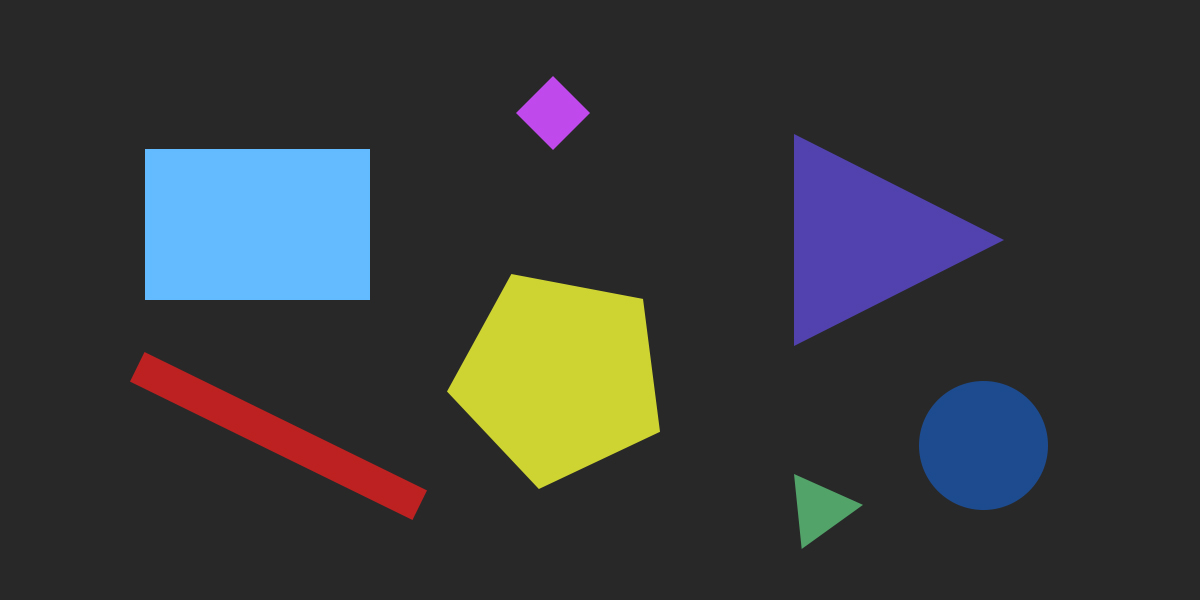
#> input picture cv-basics/contours.jpg, 1200 x 600 px
$ python contours_detection.py
#> lines starting #> are read from the running program, lines starting #| are printed output that depends on the picture; after the words box and inside, x2 and y2 are one past the last pixel; in counts of white or black regions, pixels touching at a corner belong together
import cv2
import imutils
def detectShape(contour):
    shape = 'unknown'
    peri = cv2.arcLength(contour, True)
    approx = cv2.approxPolyDP(contour, 0.04*peri, True)

    if len(approx) == 3:
        shape = 'triangle'

    elif len(approx) == 4:
        (x,y,w,h) = cv2.boundingRect(approx)
        ar = w / float(h)
        shape = 'square' if ar >= 0.95 and ar <= 1.05 else 'rectangle'

    elif len(approx) == 5:
        shape = 'pentagon'

    else:
        shape = 'circle'

    return shape

if __name__ == '__main__':
    image = cv2.imread('contours.jpg')
#> image is the input picture: shape (600, 1200, 3); mean B, G, R 57.5, 56.2, 53.9
    gray = cv2.cvtColor(image, cv2.COLOR_BGR2GRAY)
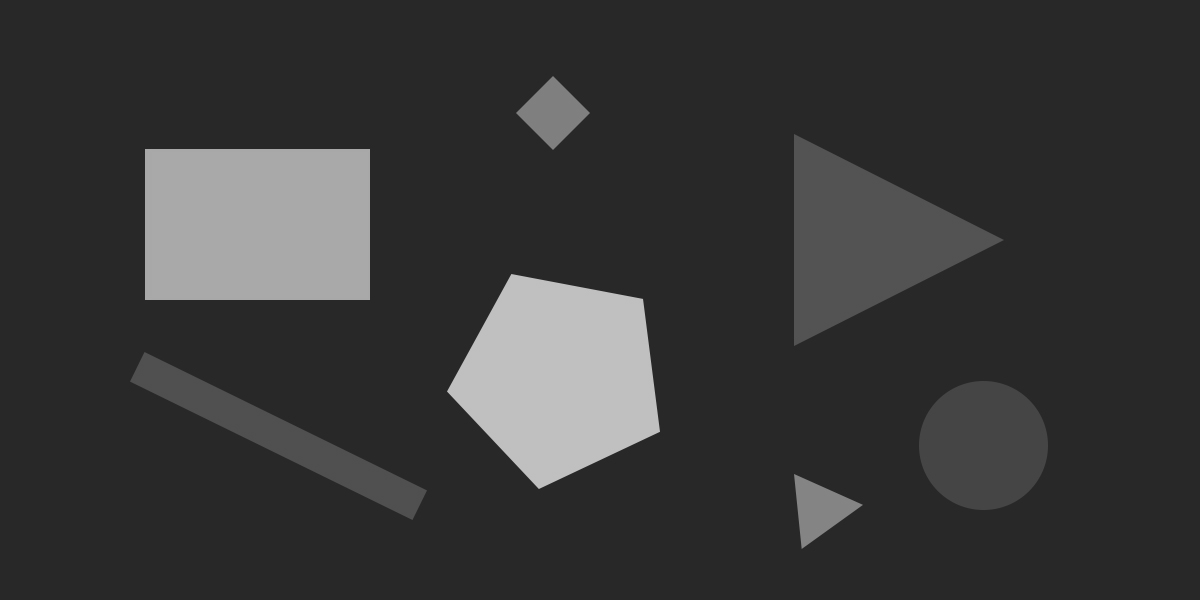
#> gray: shape (600, 1200); min 38, max 194, mean 55.7
    thresh = cv2.threshold(gray, 60,255, cv2.THRESH_BINARY)[1]
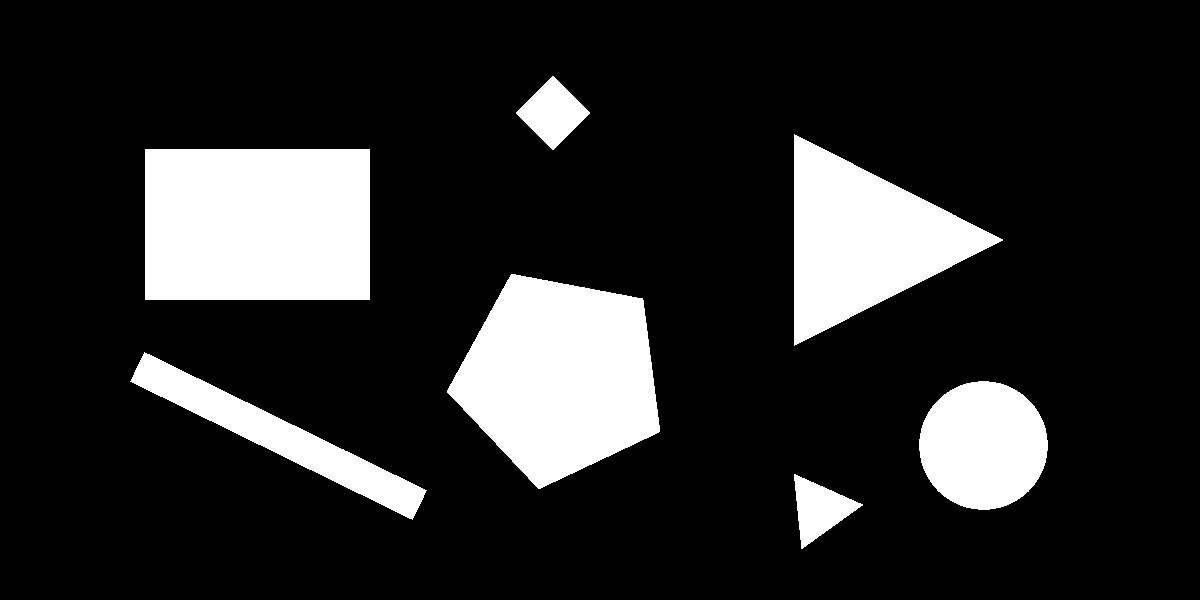
#> thresh: shape (600, 1200); 16.1% white; 7 white regions
    contours = cv2.findContours(thresh, cv2.RETR_EXTERNAL, cv2.CHAIN_APPROX_SIMPLE)
#> contours = 7 contours; box (x1, y1, x2, y2) and area: (145, 149, 370, 300) 33600, (447, 274, 660, 489) 30814, (794, 134, 1003, 346) 21952, (919, 381, 1048, 510) 12804, (130, 352, 427, 520) 10047, (516, 76, 590, 150) 2737, (794, 474, 863, 549) 2425
    contours = imutils.grab_contours(contours)

    for contour in contours:
        M = cv2.moments(contour)
        print(contour)
        cX = int((M["m10"] / M["m00"]))
        cY = int((M["m01"] / M["m00"]))
        shape = detectShape(contour)
        cv2.drawContours(image, [contour], -1, (0,255,0),10)
        cv2.putText(image, shape, (cX,cY), cv2.FONT_HERSHEY_SIMPLEX, 1, (0,0,255),2 )

        cv2.imshow('image', image)
        cv2.waitKey(0)
#> this loop made 7 passes
#> (cX, cY, shape, peri in detectShape, approx in detectShape, x in detectShape, y in detectShape, w in detectShape) on passes 3, 5, 7: (278, 435, 'rectangle', 747.9, [[144, 352], [130, 381], [412, 519], [426, 490]], 130, 352, 297), (257, 224, 'rectangle', 748, [[145, 149], [145, 299], [369, 299], [369, 149]], 145, 149, 225), (552, 112, 'square', 207.6, [[552, 76], [516, 113], [553, 149], [589, 112]], 516, 76, 74)
#> (cX, cY, shape, peri in detectShape, approx in detectShape) on passes 1, 6: (819, 508, 'triangle', 237.1, [[794, 474], [801, 548], [862, 505]]), (863, 239, 'triangle', 715, [[794, 134], [794, 345], [1002, 240]])
#> (printed output is left out)
#> pass 1, `cv2.imshow('image', image)`:
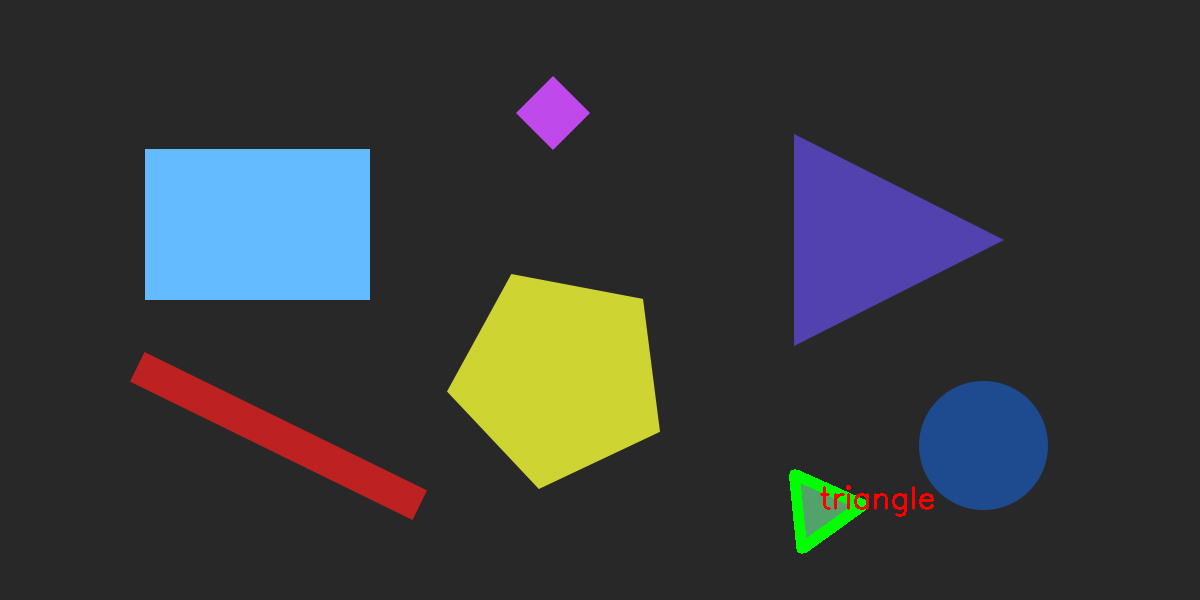
#> window 'image': shape (600, 1200, 3); mean B, G, R 57.2, 56.6, 54
#> pass 2, `cv2.imshow('image', image)`:
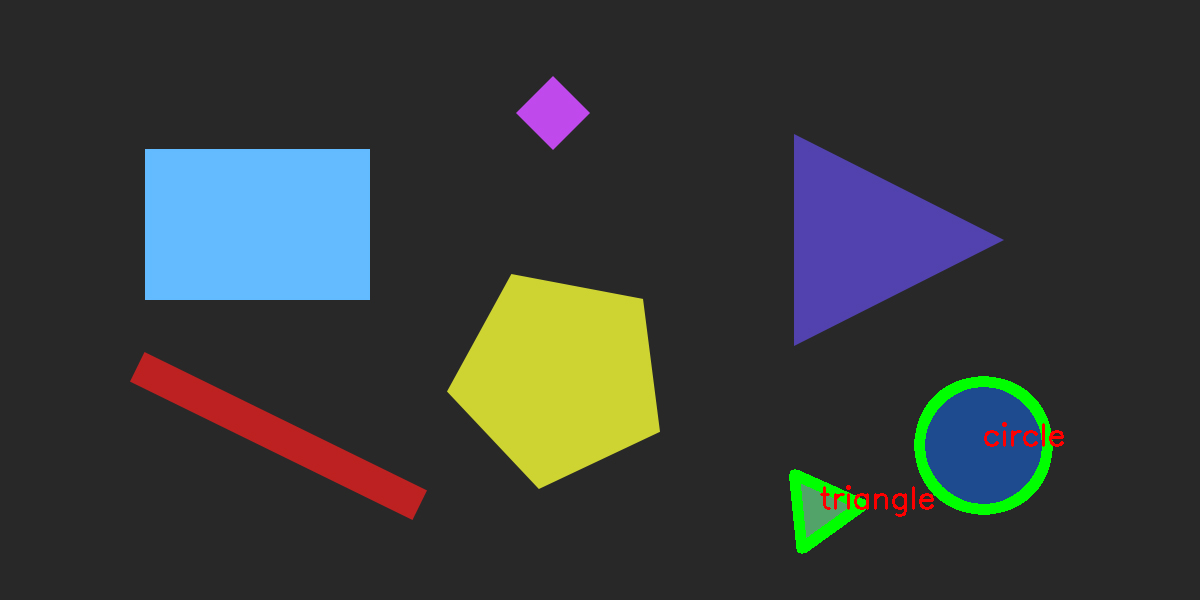
#> window 'image': shape (600, 1200, 3); mean B, G, R 56.5, 57.8, 53.9
#> after the loop:
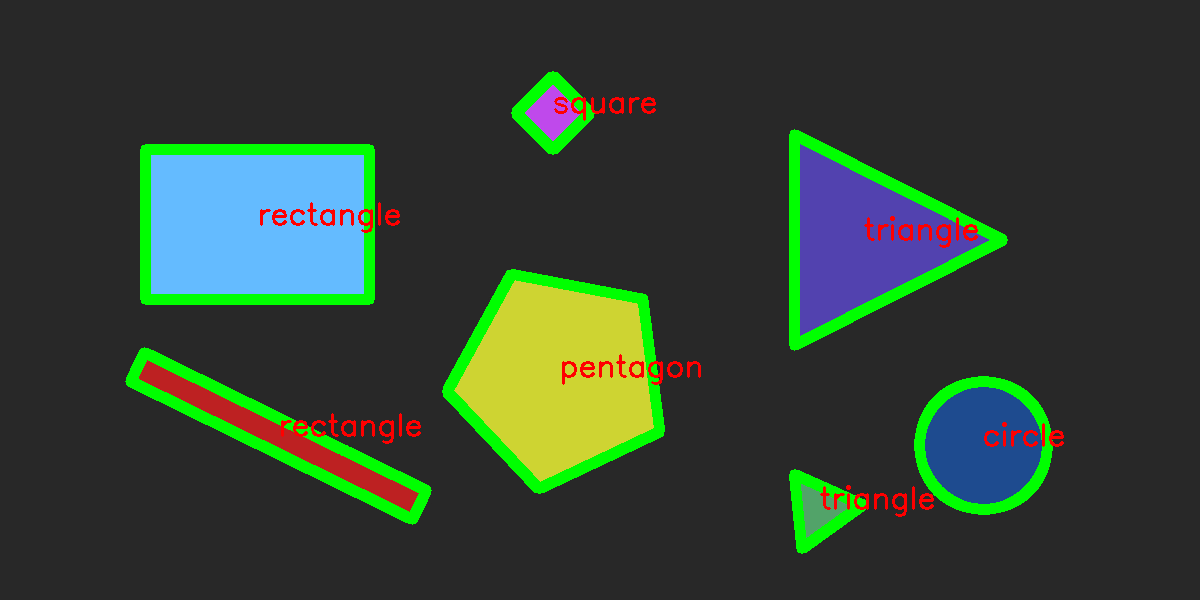
#> image: shape (600, 1200, 3); 6.44% of pixels changed, all inside (x1, y1, x2, y2) = (125, 71, 1064, 554)
